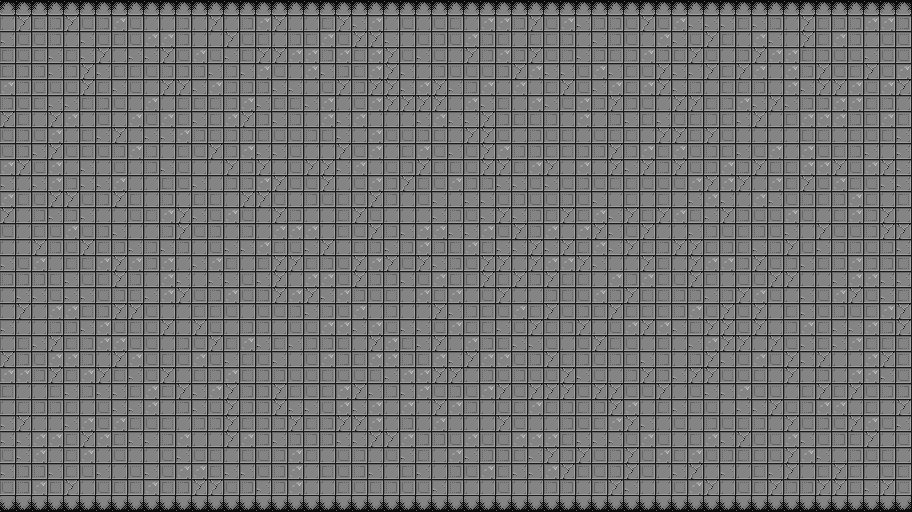

A level layout from a 2D game, rendered from its tile map. Below: a short description, then the map file with its tile-grid data intact:
An orthogonal 57x32 tile map with 16x16 px tiles, 1 tile layer (Tile Layer 1).

<map version="1.9" tiledversion="1.9.2" orientation="orthogonal" renderorder="right-down" width="57" height="32" tilewidth="16" tileheight="16" infinite="0" nextlayerid="3" nextobjectid="1">
 <tileset firstgid="1" source="CosmicLilac_Tiles.tsx" />
 <layer id="1" name="Tile Layer 1" width="57" height="32">
  <data encoding="csv">
82,82,82,82,82,82,82,82,82,82,82,82,82,82,82,82,82,82,82,82,82,82,82,82,82,82,82,82,82,82,82,82,82,82,82,82,82,82,82,82,82,82,82,82,82,82,82,82,82,82,82,82,82,82,82,82,82,
29,47,38,51,47,52,51,48,52,29,29,51,29,47,29,51,48,47,29,29,38,47,46,48,29,52,29,52,38,29,48,48,51,47,52,48,46,51,51,52,47,52,48,46,46,46,38,46,51,29,47,38,51,51,48,48,51,
46,52,52,51,29,46,52,38,52,48,48,51,29,29,47,52,38,29,51,38,48,52,47,47,46,29,52,51,52,48,51,38,29,38,38,51,29,46,51,52,29,48,46,52,47,38,29,48,46,29,47,38,48,51,29,52,52,
38,52,38,46,38,46,47,29,46,46,47,52,48,52,46,38,47,47,48,48,51,48,38,48,47,52,46,52,29,47,51,48,51,47,52,51,46,51,38,51,48,51,38,47,52,29,51,47,48,48,38,51,52,52,46,52,52,
38,51,51,46,51,47,46,38,38,52,51,51,51,46,51,46,48,52,29,48,46,51,38,48,47,46,29,51,52,52,52,51,47,48,46,46,52,48,46,38,52,47,46,46,47,38,47,48,29,48,51,47,52,38,47,52,48,
48,51,52,52,52,47,38,46,52,29,47,47,46,48,51,51,51,46,46,29,52,47,51,47,47,46,48,47,46,51,48,29,48,29,38,47,52,46,48,38,48,47,46,51,29,38,38,51,29,48,46,47,47,48,52,48,47,
51,52,38,46,46,38,51,52,29,48,29,38,38,38,51,48,46,38,38,46,48,29,52,48,47,47,47,47,29,48,46,38,29,48,46,52,48,51,47,51,52,29,47,47,38,51,48,46,47,46,51,51,48,48,38,51,29,
47,38,29,47,48,29,52,29,48,52,48,38,46,38,48,47,51,46,51,29,48,46,48,29,29,29,46,48,46,46,47,51,38,38,51,29,48,29,51,46,38,46,52,38,51,38,46,47,29,38,48,48,48,51,38,48,38,
52,51,52,48,29,38,46,47,29,46,46,48,51,38,51,51,38,52,52,51,38,46,29,48,52,52,51,38,29,47,47,52,29,51,52,38,29,52,38,38,29,47,47,38,47,52,29,29,29,29,38,38,29,38,52,38,46,
52,51,46,47,52,38,52,51,48,51,29,38,52,47,51,48,46,46,52,29,29,47,52,48,29,38,48,52,46,52,47,48,51,51,38,38,51,51,47,51,48,38,48,52,51,38,46,52,48,29,48,52,38,51,46,29,46,
48,47,52,48,29,46,29,52,29,51,46,52,29,29,47,51,47,29,52,47,47,46,48,29,52,51,47,38,38,52,47,47,38,48,47,29,48,29,47,46,47,51,47,52,51,48,51,47,38,38,48,48,47,52,48,47,46,
46,29,46,48,51,46,46,48,29,29,38,52,46,29,51,51,48,47,52,52,47,29,52,48,51,47,38,52,48,51,51,46,46,52,46,52,51,52,38,38,52,52,52,48,47,48,47,29,48,38,47,52,48,38,52,46,46,
48,38,52,47,47,52,51,47,38,29,51,29,38,38,29,47,47,52,29,51,52,38,52,47,51,29,52,46,29,46,46,52,51,52,52,51,52,46,29,38,29,38,29,46,48,46,29,48,46,52,51,38,51,48,38,29,38,
47,29,51,46,51,46,29,29,52,38,48,47,46,52,48,52,29,47,51,29,29,38,47,52,29,29,29,46,51,52,46,47,46,51,38,47,38,48,46,47,38,47,48,38,46,47,51,52,52,48,52,29,38,48,51,47,29,
52,29,38,52,48,52,51,46,29,29,51,47,52,51,29,51,29,48,48,48,29,38,52,47,51,46,48,48,46,46,48,52,47,51,48,29,48,47,46,52,47,29,29,46,51,52,38,51,52,46,29,47,52,52,51,47,47,
29,29,47,51,52,47,38,51,46,51,46,51,29,52,46,46,48,38,52,46,47,29,38,51,46,51,48,51,38,48,38,46,46,47,46,47,38,48,46,47,38,51,47,47,38,51,38,46,51,47,52,46,51,51,52,51,46,
46,52,48,29,38,38,48,47,48,51,48,29,46,48,38,29,38,47,47,38,51,52,47,48,47,52,47,46,51,52,47,47,29,47,48,48,47,46,29,29,47,38,29,47,48,48,51,47,52,51,46,38,51,48,51,51,38,
51,51,51,38,46,52,38,47,51,29,48,46,29,46,46,52,46,47,29,48,48,52,47,51,51,46,52,48,38,38,47,38,47,51,47,38,38,29,48,51,48,38,52,47,38,29,52,52,47,47,29,29,46,48,48,46,46,
29,46,46,52,46,46,52,51,38,46,48,47,52,51,48,52,51,47,48,47,46,48,51,52,38,29,48,38,48,29,52,47,29,29,51,38,52,48,51,47,38,38,51,51,46,51,47,48,52,29,46,52,48,47,52,46,38,
29,47,29,48,48,38,51,47,47,52,29,29,38,38,52,29,52,52,51,46,51,52,48,29,51,29,29,47,46,51,38,52,48,38,47,52,51,38,47,38,38,38,51,48,52,47,52,47,29,38,46,52,51,52,38,48,47,
46,29,29,51,51,46,48,52,38,52,47,29,47,52,29,51,51,29,52,52,48,48,46,48,52,46,46,52,48,38,38,46,52,47,38,51,47,29,52,48,47,48,46,38,47,47,52,47,29,51,48,38,46,46,48,51,47,
29,38,46,47,38,51,48,48,52,52,29,51,52,47,38,48,46,38,46,51,51,38,29,47,48,38,46,47,29,48,51,38,46,46,52,29,52,47,38,52,29,38,29,46,48,47,47,29,47,52,46,38,46,48,38,38,38,
47,51,52,48,48,51,29,47,48,52,38,52,48,52,46,38,52,46,29,52,48,51,38,48,48,51,38,48,46,47,48,48,52,51,47,38,51,52,51,38,46,51,29,51,47,46,52,48,52,47,46,47,29,29,48,47,38,
48,48,51,47,38,48,47,38,46,52,47,29,38,51,48,38,51,51,52,52,38,52,52,38,46,48,48,47,47,29,51,52,51,52,52,47,46,52,29,51,47,51,46,47,47,52,52,38,29,47,29,51,29,48,48,46,52,
38,29,29,38,46,51,46,46,38,48,38,47,46,48,47,51,51,47,38,52,38,48,47,46,51,46,48,52,51,52,48,47,52,47,47,47,52,47,47,52,52,47,29,52,46,46,48,52,52,29,38,47,38,47,52,51,51,
29,38,51,51,38,29,52,46,46,48,29,51,46,52,47,51,51,47,46,46,52,48,46,48,29,48,29,47,48,51,29,52,38,48,38,51,38,51,47,48,29,38,46,38,52,29,46,46,47,52,51,48,48,29,38,29,47,
46,47,29,29,46,48,52,48,38,52,38,29,51,51,47,38,51,51,47,38,51,47,47,48,29,51,29,48,29,29,29,47,52,29,29,51,52,38,48,47,46,29,52,29,51,52,38,51,29,47,52,51,52,47,48,52,46,
46,46,48,48,38,47,48,38,46,46,51,48,29,29,47,48,51,46,51,51,51,46,46,47,47,48,51,51,52,48,52,52,48,48,48,38,46,46,46,52,48,52,29,38,48,46,47,52,52,48,46,52,51,38,47,29,52,
52,46,48,29,38,48,29,52,29,29,52,46,52,38,29,38,52,51,48,38,29,52,51,29,52,46,38,29,48,46,51,51,38,46,47,51,47,52,51,47,52,48,38,48,52,51,38,38,52,47,48,46,29,51,52,38,29,
46,51,51,46,38,52,46,29,52,46,52,48,48,38,46,46,52,51,48,29,38,52,51,46,29,38,46,29,51,52,48,38,46,46,48,47,38,52,51,47,52,29,46,47,29,46,29,38,46,47,29,38,47,38,29,52,38,
52,51,48,38,47,29,52,38,38,48,38,51,47,47,52,51,46,51,48,29,29,38,52,38,51,52,52,46,51,29,29,52,29,29,51,51,29,38,47,46,29,29,52,48,47,29,52,38,47,51,51,47,47,38,46,47,52,
83,83,83,83,83,83,83,83,83,83,83,83,83,83,83,83,83,83,83,83,83,83,83,83,83,83,83,83,83,83,83,83,83,83,83,83,83,83,83,83,83,83,83,83,83,83,83,83,83,83,83,83,83,83,83,83,83
</data>
 </layer>
</map>